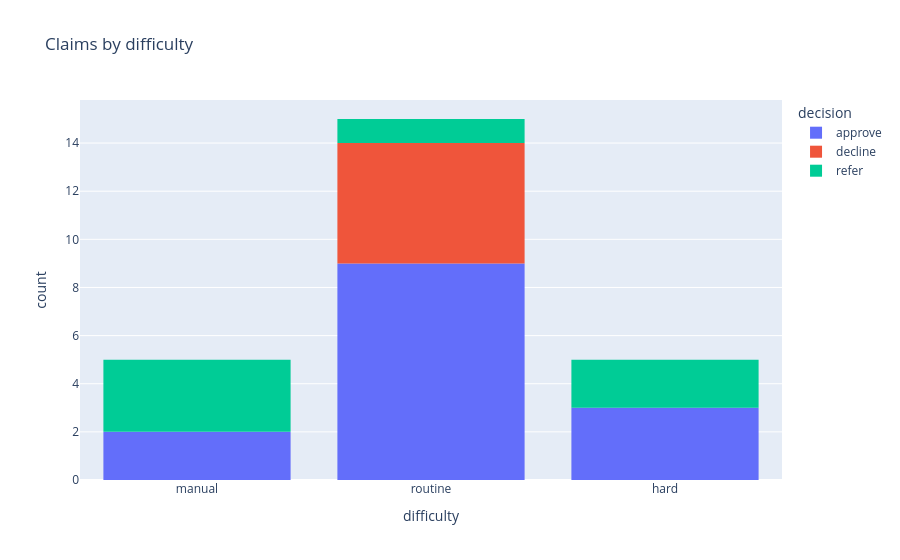

Notebook cell for this chart:
### Markdown cell above
Here's a breakdown by difficulty. The policy wording is enough to decide the routine and hard claims. The manual claims depend on the claims manual or the customer's history.

### Code cell
fig = px.histogram(
    data,
    x="difficulty",
    color="decision",
    category_orders={"difficulty": ["manual", "routine", "hard"]},
    title="Claims by difficulty",
)
fig.show()

### Figure 1 — Plotly figure (JSON) as saved in the notebook; plotly's stock layout.template omitted (floating-point values rounded to 4 significant figures)
{"data": [{"bingroup": "x", "hovertemplate": "decision=approve<br>difficulty=%{x}<br>count=%{y}<extra></extra>", "legendgroup": "approve", "marker": {"color": "#636efa", "pattern": {"shape": ""}}, "name": "approve", "orientation": "v", "showlegend": true, "type": "histogram", "x": ["routine", "routine", "routine", "routine", "routine", "routine", "routine", "routine", "routine", "hard", "hard", "manual", "hard", "manual"], "xaxis": "x", "yaxis": "y"}, {"bingroup": "x", "hovertemplate": "decision=decline<br>difficulty=%{x}<br>count=%{y}<extra></extra>", "legendgroup": "decline", "marker": {"color": "#EF553B", "pattern": {"shape": ""}}, "name": "decline", "orientation": "v", "showlegend": true, "type": "histogram", "x": ["routine", "routine", "routine", "routine", "routine"], "xaxis": "x", "yaxis": "y"}, {"bingroup": "x", "hovertemplate": "decision=refer<br>difficulty=%{x}<br>count=%{y}<extra></extra>", "legendgroup": "refer", "marker": {"color": "#00cc96", "pattern": {"shape": ""}}, "name": "refer", "orientation": "v", "showlegend": true, "type": "histogram", "x": ["routine", "manual", "manual", "hard", "manual", "hard"], "xaxis": "x", "yaxis": "y"}], "layout": {"barmode": "relative", "legend": {"title": {"text": "decision"}, "tracegroupgap": 0}, "title": {"text": "Claims by difficulty"}, "xaxis": {"anchor": "y", "categoryarray": ["manual", "routine", "hard"], "categoryorder": "array", "domain": [0, 1], "title": {"text": "difficulty"}}, "yaxis": {"anchor": "x", "domain": [0, 1], "title": {"text": "count"}}}}
